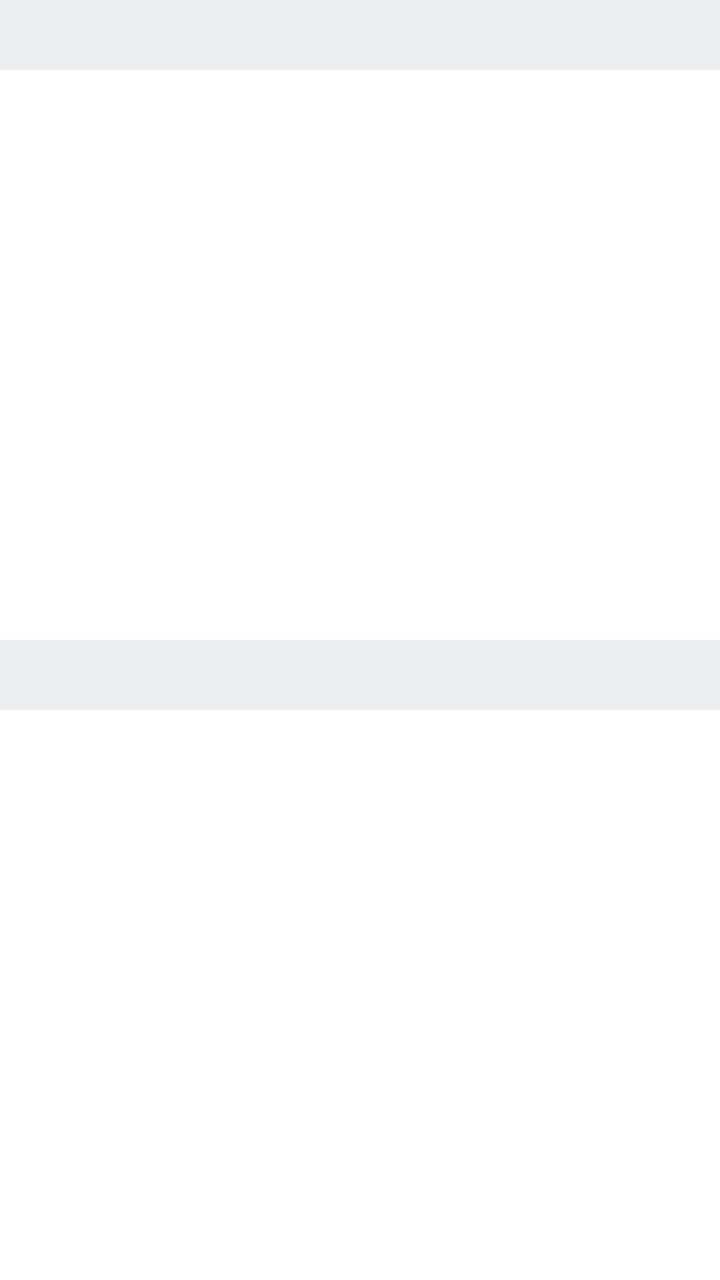
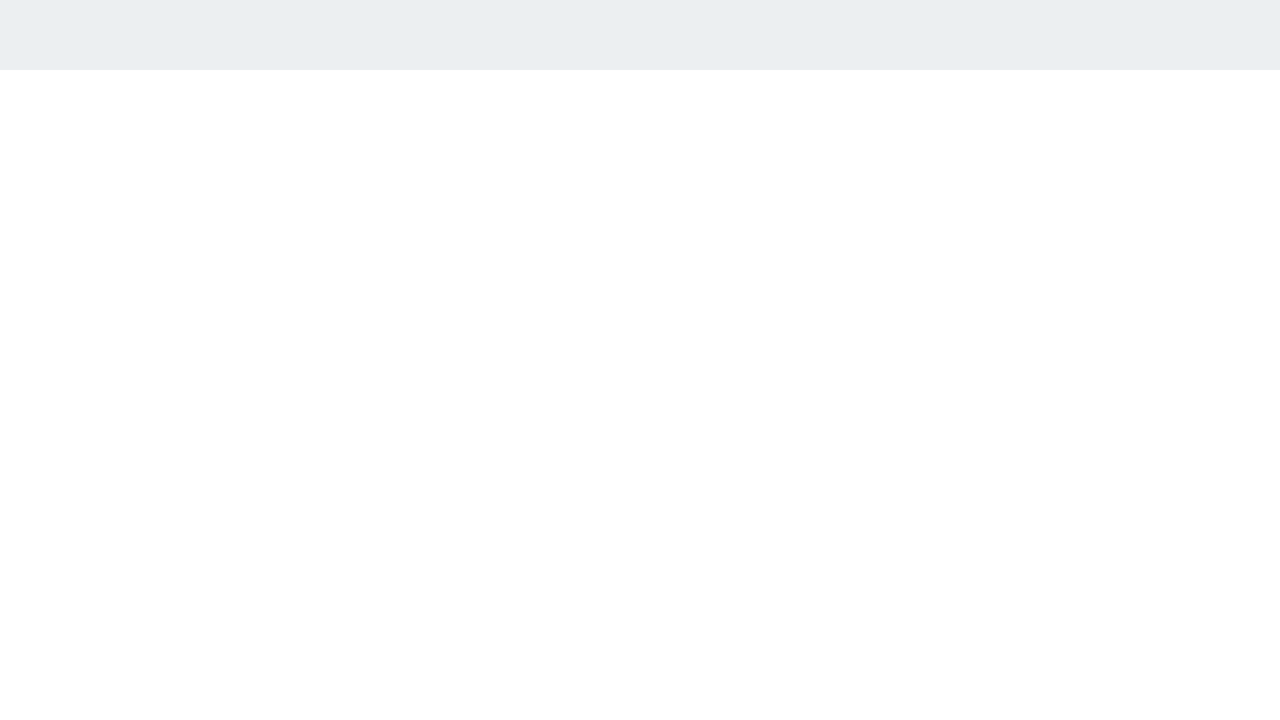

The same Android screen from two of the app's own layout files: first res/layout/ as a phone draws it, then the repository's variant for another configuration, drawn on a device whose configuration selects that folder. Both files follow.
<!-- AndroidManifest.xml: application theme Theme.DualPane -->
<!-- res/layout/activity_main.xml -->
<?xml version="1.0" encoding="utf-8"?>
<LinearLayout xmlns:android="http://schemas.android.com/apk/res/android"
    android:layout_width="match_parent"
    android:layout_height="match_parent"
    android:fitsSystemWindows="true"
    android:orientation="vertical">

    <include
        android:id="@+id/paneLeft"
        layout="@layout/pane"
        android:layout_width="match_parent"
        android:layout_height="0dp"
        android:layout_weight="1" />

    <HorizontalScrollView
        android:layout_width="match_parent"
        android:layout_height="wrap_content"
        android:background="@color/toolbar_bg"
        android:scrollbars="none">

        <LinearLayout
            android:id="@+id/toolbar"
            android:layout_width="wrap_content"
            android:layout_height="wrap_content"
            android:orientation="horizontal" />
    </HorizontalScrollView>

    <include
        android:id="@+id/paneRight"
        layout="@layout/pane"
        android:layout_width="match_parent"
        android:layout_height="0dp"
        android:layout_weight="1" />
</LinearLayout>
<!-- res/layout/pane.xml (included above) -->
<?xml version="1.0" encoding="utf-8"?>
<LinearLayout xmlns:android="http://schemas.android.com/apk/res/android"
    android:layout_width="match_parent"
    android:layout_height="match_parent"
    android:orientation="vertical">

    <TextView
        android:id="@+id/path"
        android:layout_width="match_parent"
        android:layout_height="wrap_content"
        android:background="@color/pane_bar"
        android:ellipsize="start"
        android:padding="8dp"
        android:singleLine="true"
        android:textStyle="bold" />

    <androidx.recyclerview.widget.RecyclerView
        android:id="@+id/list"
        android:layout_width="match_parent"
        android:layout_height="0dp"
        android:layout_weight="1" />
</LinearLayout>
<!-- resources referenced by this layout -->
<resources>
  <color name="pane_bar">#ECEFF1</color>
  <color name="toolbar_bg">#CFD8DC</color>
  <style name="Theme.DualPane" parent="Theme.MaterialComponents.DayNight.NoActionBar">
          <item name="colorPrimary">@color/accent</item>
          <item name="colorSecondary">@color/accent</item>
          <item name="android:statusBarColor">@color/accent</item>
      </style>
  <color name="accent">#E91E63</color>
</resources>
<!-- res/layout-land/activity_main.xml (the repository's variant of the layout above) -->
<!-- drawn on the phone turned sideways -->
<?xml version="1.0" encoding="utf-8"?>
<LinearLayout xmlns:android="http://schemas.android.com/apk/res/android"
    android:layout_width="match_parent"
    android:layout_height="match_parent"
    android:fitsSystemWindows="true"
    android:orientation="horizontal">

    <include
        android:id="@+id/paneLeft"
        layout="@layout/pane"
        android:layout_width="0dp"
        android:layout_height="match_parent"
        android:layout_weight="1" />

    <ScrollView
        android:layout_width="wrap_content"
        android:layout_height="match_parent"
        android:background="@color/toolbar_bg"
        android:scrollbars="none">

        <LinearLayout
            android:id="@+id/toolbar"
            android:layout_width="wrap_content"
            android:layout_height="wrap_content"
            android:orientation="vertical" />
    </ScrollView>

    <include
        android:id="@+id/paneRight"
        layout="@layout/pane"
        android:layout_width="0dp"
        android:layout_height="match_parent"
        android:layout_weight="1" />
</LinearLayout>
